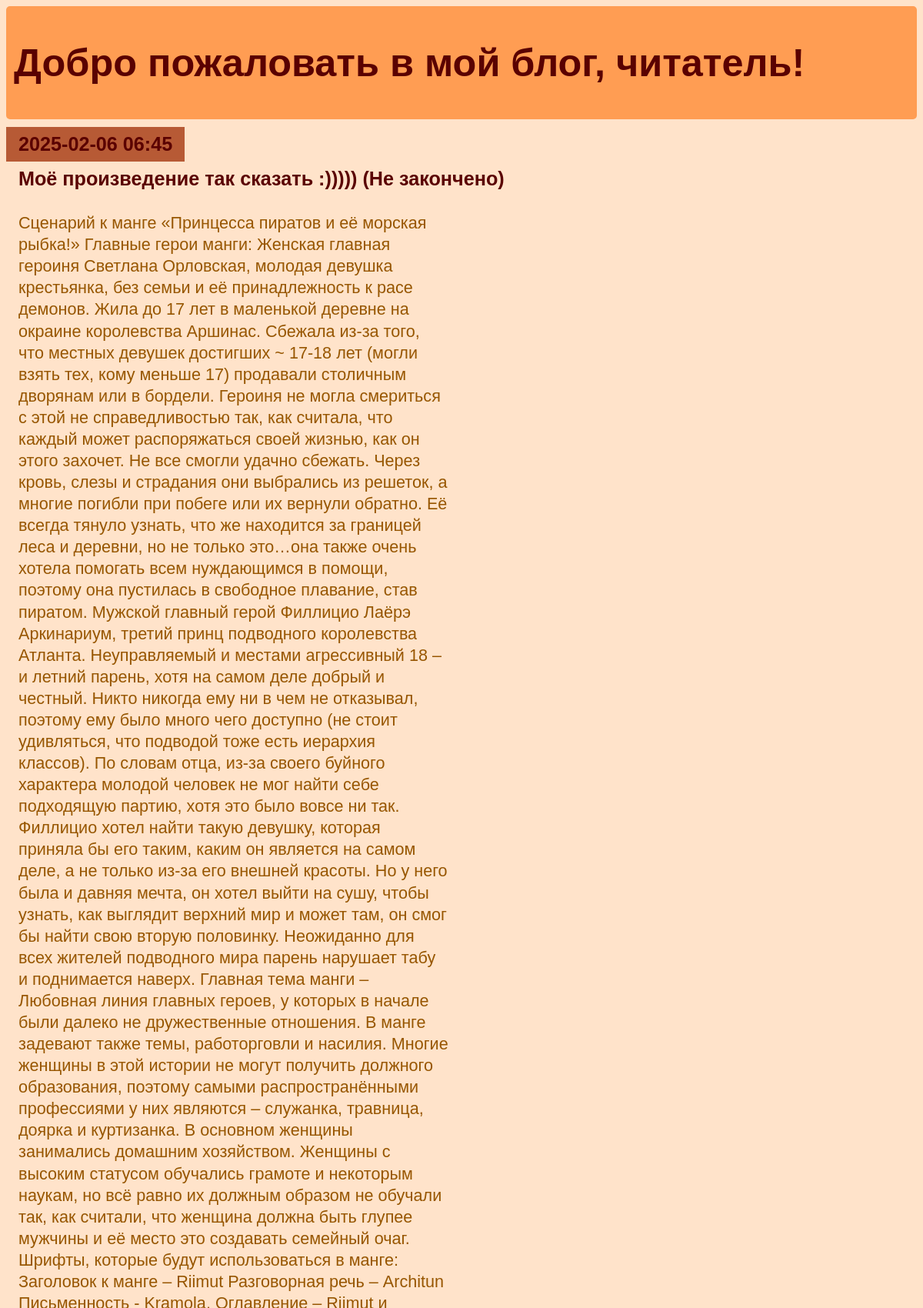
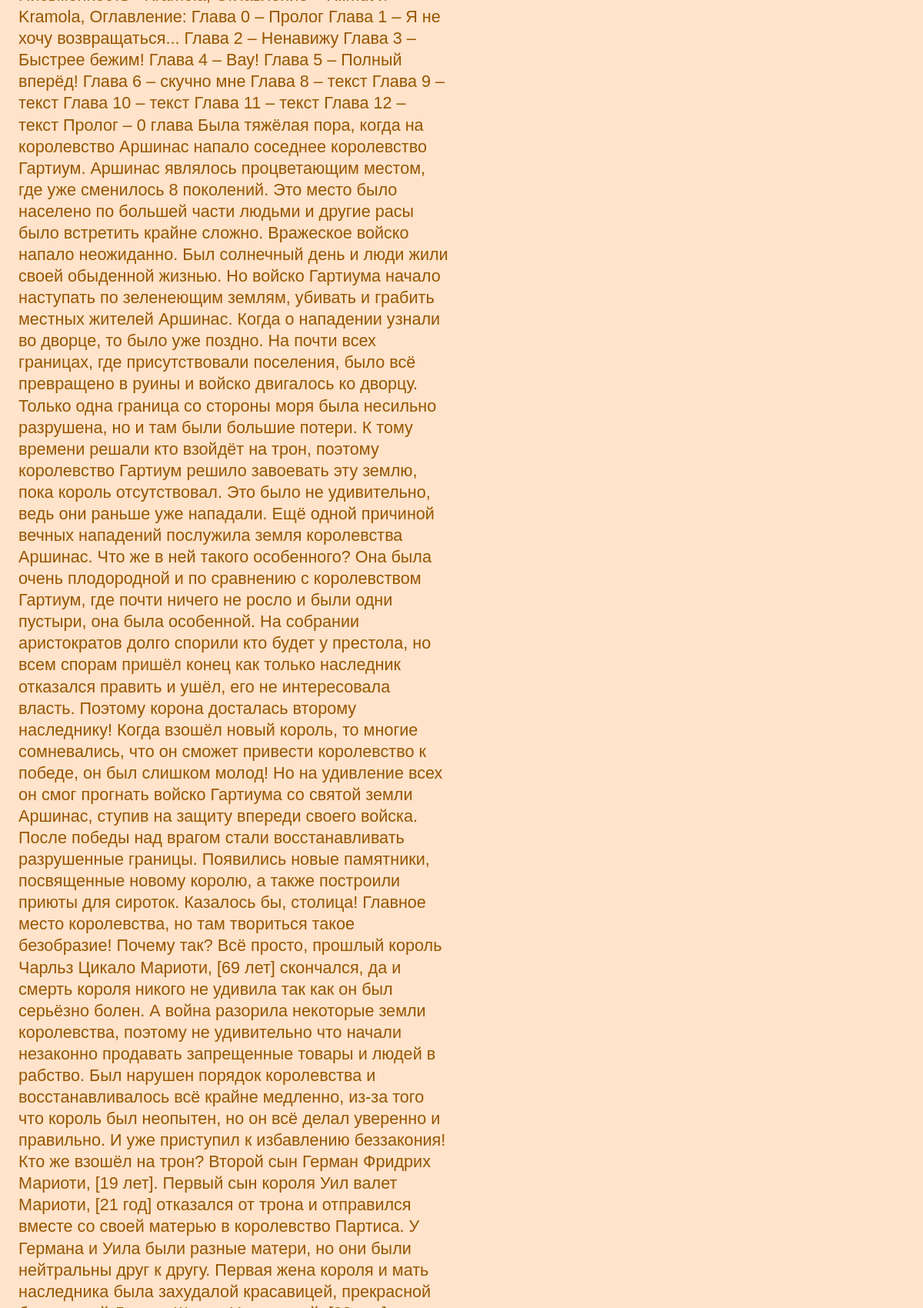
/entry/5 (upper part), run on the app's committed database (2 pictures, top to bottom).
### entries/models.py (models this page shows, shortened)
class Entry(models.Model):
   title = models.CharField(max_length=200)
   content = models.TextField()
   date_created = models.DateTimeField(default=timezone.now)
   class Meta:
       verbose_name_plural = "Entries"

### entries/views.py (the view)
class EntryDetailView(DetailView):
   model = Entry

### entries/templates/entries/entry_detail.html (shortened to what this page needs)
{% extends "entries/base.html" %}
{% block content %}
   <article>
       <h2>{{ entry.date_created|date:'Y-m-d H:i' }}</h2>
        <div class="block">
            <h3>{{ entry.title }}</h3>
            <p>{{ entry.content }}</p>
        </div>
   </article>
{% endblock %}

### entries/static/css/diary_blog.css (style rules this page uses)
* { display: flexbox; box-sizing: border-box; }
body { background-color: #ffe3ca; color: rgb(90, 1, 1); font-family: sans-serif; font-size: 18px; }
h2, h3 { font-size: 1.4em; margin: 0; display: inline-block; padding: 0.5rem 1rem; vertical-align: top; }
h2 { background-color: rgb(183, 90, 53); }
.block { width: 100%; }
article { margin-bottom: 0.5rem; }
p { font-size: 1.2em; padding-left: 1rem; line-height: 1.3em; max-width: 36rem; color: rgb(151, 86, 0); }

### data on the page
Entry: date_created "2025-02-06 06:45", title "Моё произведение так сказать :))))) (Не закончено)"
